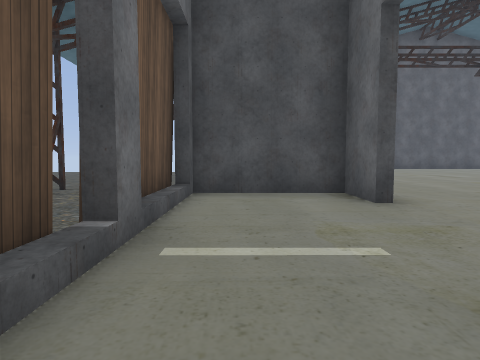
view 1 (above)

24 first-person views from a walk through a Godot game level. The camera is 1.2 m above the floor, tilts 4° down and sees 75° across. The floor is counted in squares, 2 m on a side. Each view is taken from the middle of a square. On the plan, view 1 faces up. The plan holds only what a view shows up to about 9 squares ahead; the rest is blank. The place goes on beyond the plan. Some surface patterns are stand-ins.

view 2
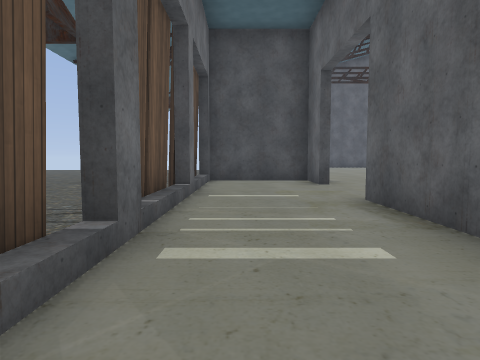

view 3
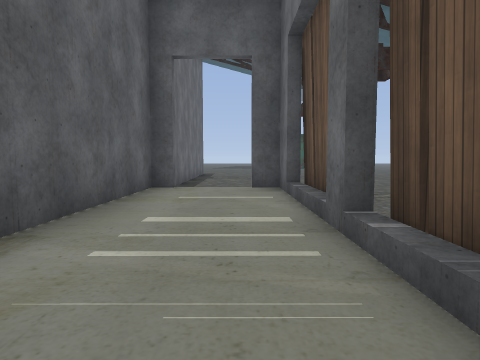

view 4
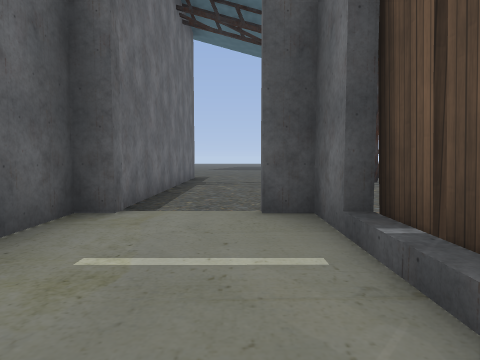

view 5
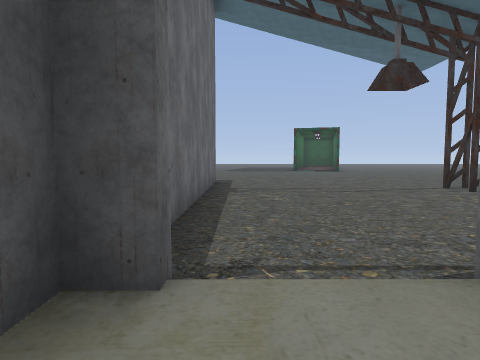

view 6
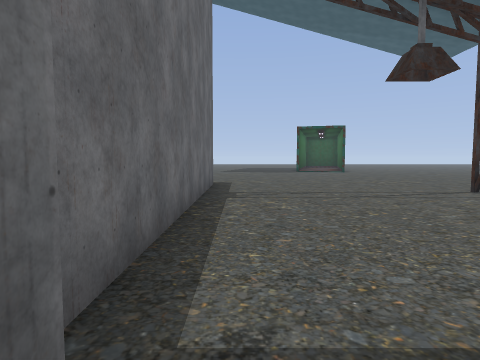

view 7
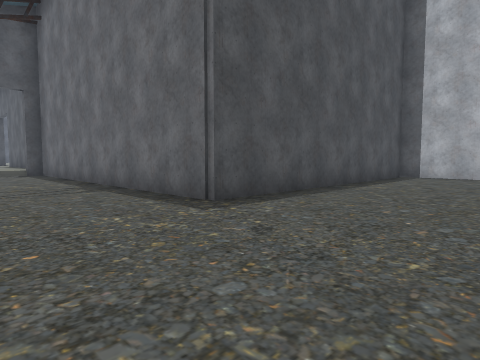

view 8
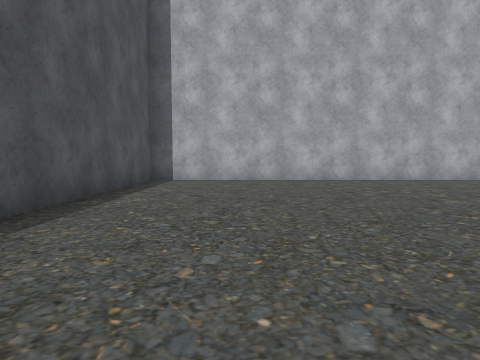

view 9
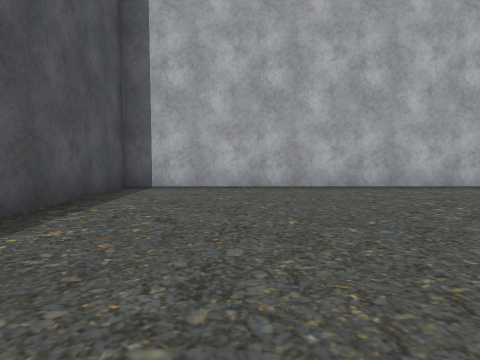

view 10
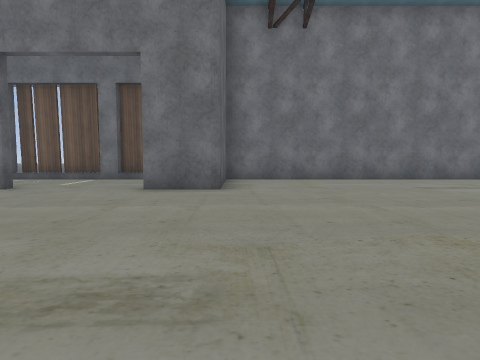

view 11
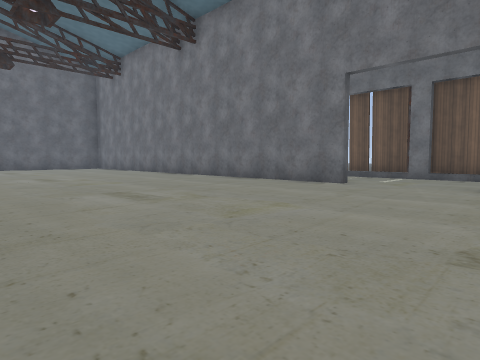

view 12
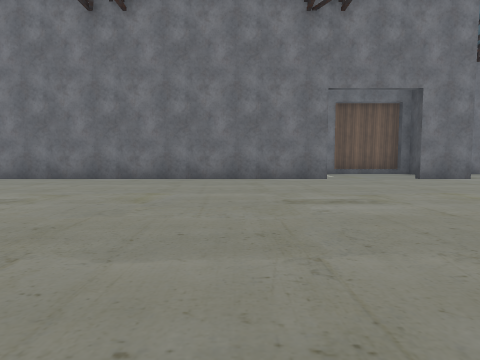

view 13
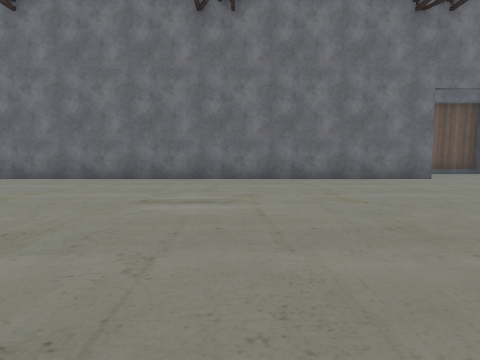

view 14
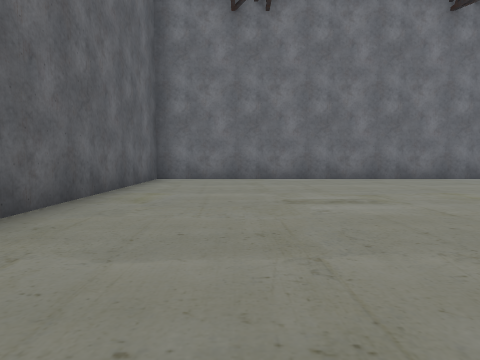

view 15
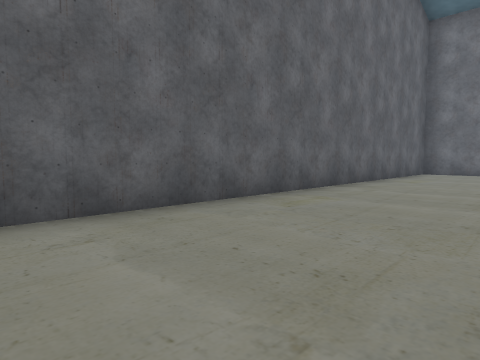

view 16
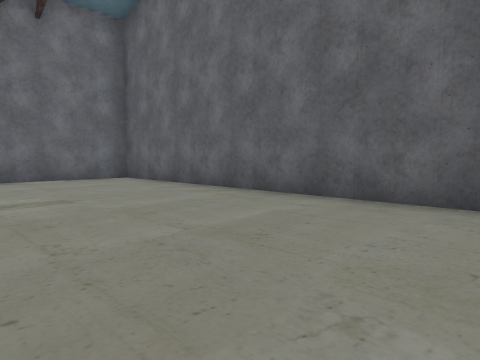

view 17
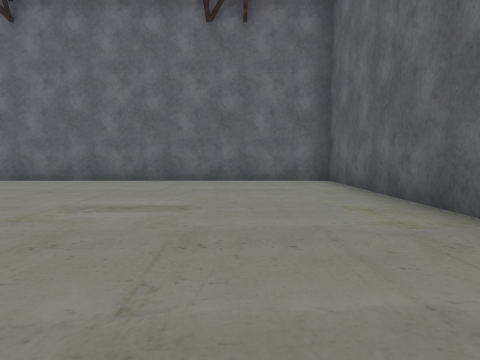

view 18
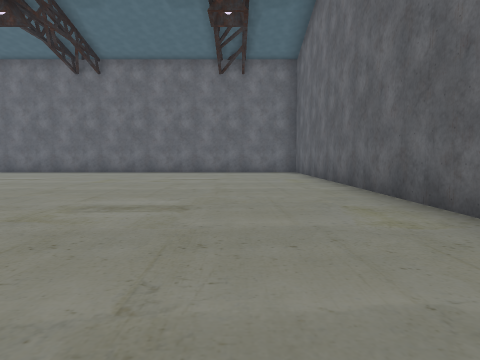

view 19
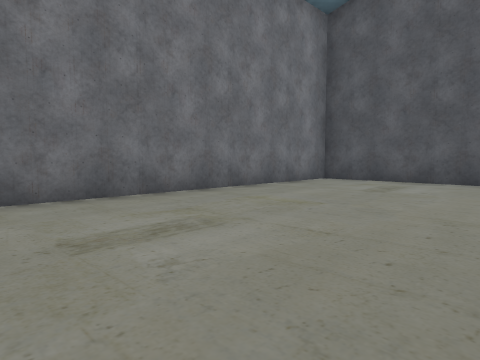

view 20
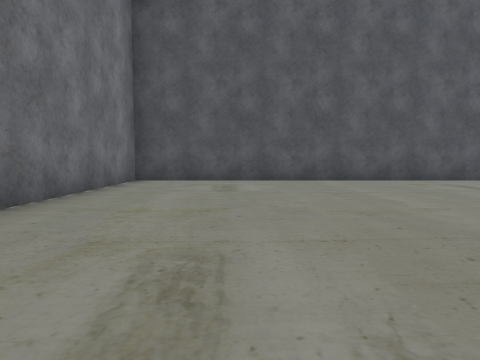

view 21
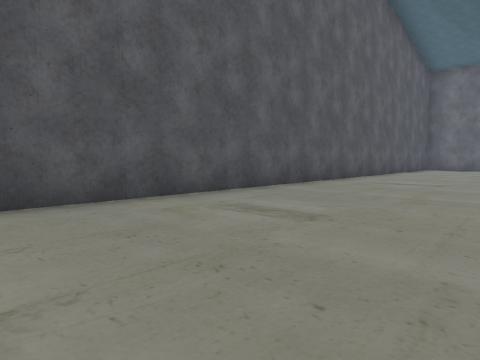

view 22
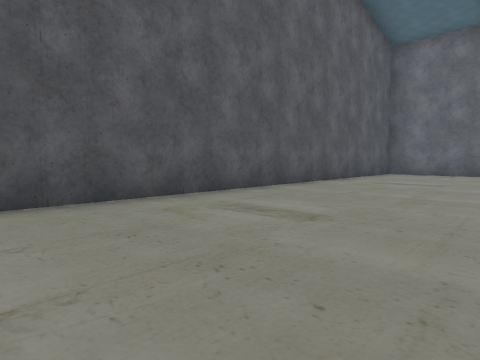

view 23
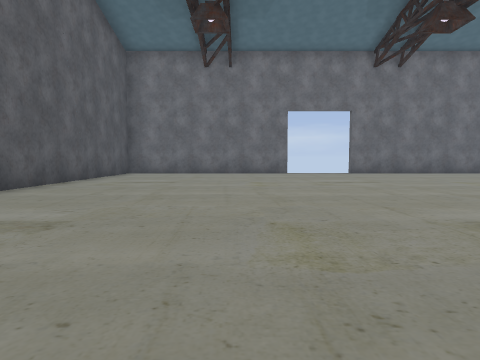

view 24
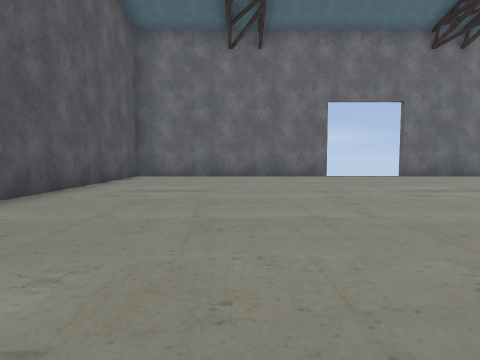

### Floor plan
Key: @ floor where view 1 was taken; # wall or solid block; . main floor; - floor 0.25 m lower than the main floor.
Columns run from 5 left of view 1 to 21 right of it. Each row starts with its distance up from view 1.
 18     ######################
 17     #.....................
 16     #.....................
 15     #.....................
 14     #.....................
 13     #.....................
 12     #......    ...........
 11     #.....      ..........
 10     #.....       .........
  9     #.......       .......
  8 #-  #.......        ......
  7  -  #........         ..
  6 --- #.........
  5 ----####.......
  4  ---#..........
  3  ---#..........
  2   --#..........
  1   --#..#.......
  0    -#@.#........
 -1     #..#.........
 -2    -#..#........
 -3   --#..#........
 -4   - #..#.........
 -5   - ---#........     ..
 -6  ------#.......    .... ...
 -7  ------#......    .........
 -8   -----#......  ...........
 -9  ------#...................
-10 #------#...................
-11 #------#...................
-12 -------#...................
-13 -------#...................
-14     ---####################
-15     -----------#
-16     -----------#
-17     -----------#
-18         -------#
-19          ------#
-20            ----#
-21             ---#
-22               -#
-23                #

Positions as (right, up) in squares from view 1, and headings:
1: (0, 0), facing up
2: (0, -3), facing up
3: (0, 2), facing down
4: (0, -1), facing down
5: (1, -3), facing down
6: (1, -4), facing down
7: (-1, -17), facing up-right
8: (1, -16), facing right
9: (3, -16), facing right
10: (8, 6), facing left
11: (9, 5), facing down-left
12: (11, -1), facing left
13: (11, -4), facing left
14: (11, -11), facing left
15: (15, -10), facing down-left
16: (12, -9), facing down-right
17: (13, -11), facing right
18: (8, -11), facing right
19: (4, 9), facing up-left
20: (2, 9), facing up
21: (4, 13), facing up-right
22: (9, 13), facing up-right
23: (9, 13), facing right
24: (11, 14), facing right
